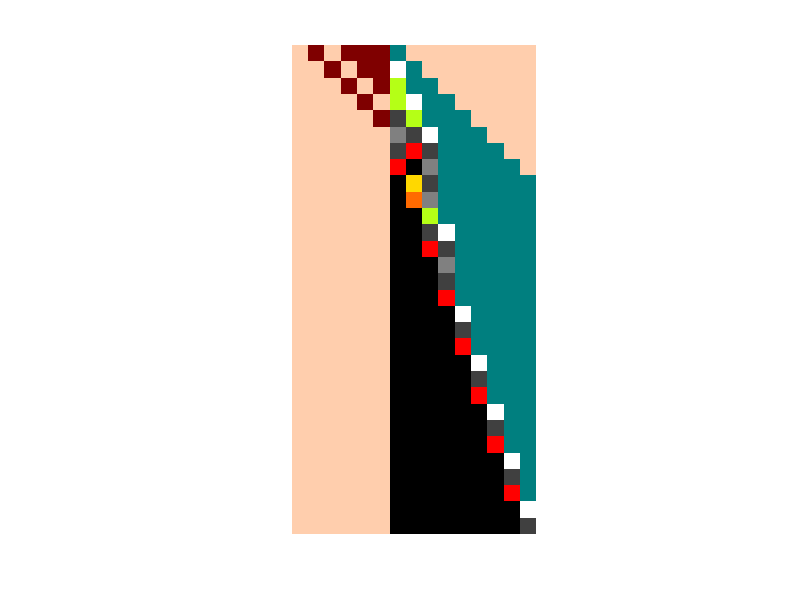

This chart was generated by the following MATLAB code:
my_num = 23; % The number to initialise the cellular automata with
number_of_steps = 30;
world = ones(number_of_steps,round(number_of_steps/2));



colour_map = ... % The colour map used to display results
    [255,206,173;
    0,0,0;
    64,64,64;
    128,128,128;
    255,255,255;
    255,0,0;
    255,106,0;
    255,216,0;
    181,255,22;
    127,0,0;
    0,127,127]  /255;


XX = 11; % End of number cell

ZZ = 1; % Initialisation cell for binary zero

Z00 = 2; % Functional cells with low value
Z01 = 3;
Z10 = 4;
Z11 = 5;

N00 = 6; % Functional cells with high value
N01 = 7;
N10 = 8;
N11 = 9;

NN = 10; % Initialisation cell for binary one

% Convert starting number to initial binary
temp_num = my_num;
bin_length = ceil(log2(my_num));
start_num = zeros(1,bin_length + 2);
start_num(1) = ZZ;
start_num(end) = XX;
for k=(bin_length+1):-1:2
    if mod(temp_num,2) == 1
        start_num(k) = NN;
    else
        start_num(k) = ZZ;
    end
    temp_num = temp_num - mod(temp_num,2);
    temp_num = temp_num/2;
end
    


% Initialise the first row of the world
world(1,1:length(start_num)) = start_num;

% Run the steps of the cellular automata
for row = 2:size(world,1)
    for index = 2:size(world,2)

read_bar = world(row-1, index-1:index);

% Index and row are the corridinates of the cell that is being determined.
% Read_bar contains the values of the cell that will be used to determine
% the value of the cell being updated.

% The rules of the cellular automata
switch read_bar(2)
    case ZZ
        world (row,index) = read_bar(1); % Initialisation rule
        
    case Z00
        if read_bar(1) <N00
            world(row,index) = Z00;
        else
            world(row,index) = N10;
        end
    case Z01
         if read_bar(1) <N00
            world(row,index) = N00;
        else
            world(row,index) = Z10;
        end
    case Z10
        if read_bar(1) <N00
            world(row,index) = Z01;
        else
            world(row,index) = N11;
        end
    case Z11
        if read_bar(1) <N00
            world(row,index) = Z01;
        else
            world(row,index) = N11;
        end
    case N00
        if read_bar(1) <N00
            world(row,index) = Z00;
        else
            world(row,index) = N10;
        end
    case N01
        if read_bar(1) <N00
            world(row,index) = Z00;
        else
            world(row,index) = N10;
        end
    case N10
        if read_bar(1) <N00
            world(row,index) = N01;
        else
            world(row,index) = Z11;
        end
    case N11
        if read_bar(1) <N00
            world(row,index) = Z01;
        else
            world(row,index) = N11;
        end
    case NN
        world (row,index) = read_bar(1); % Initialisation rule
        
    case XX % End of number rule
        if read_bar(1) < N00
            world(row,index) = XX;
        elseif read_bar(1) ~= XX
            world(row,index) = Z11;
        else
            world(row,index) = XX;
        end
    otherwise 
        world(row,index) = XX; % Failsafe sets the value of the cell to end of number
end

    end
end

% The completed timeline is now shown with the colour map.
figure(1)
imshow(world,colour_map)




